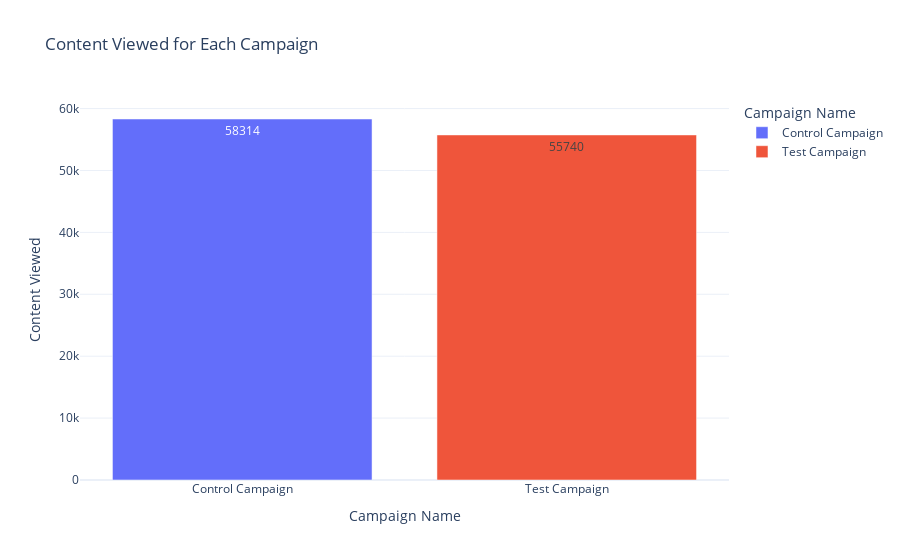

Notebook cell for this chart:
### Markdown cell above
Although control campaign has higher number of impressions and reach, the website clicks and searches are higher for test campaign.

#### Test Campaign Win 2

Now let’s have a look at the amount of content viewed after reaching the website from both campaigns:

### Code cell
total = round(data.groupby('Campaign Name')['Content Viewed'].sum().reset_index())
print(total)

figure = px.bar(total, x='Campaign Name', y='Content Viewed',
               title='Content Viewed for Each Campaign',
               text='Content Viewed',
               color='Campaign Name')

figure.show()

### Figure 1 — Plotly figure (JSON) as saved in the notebook; plotly's stock layout.template omitted (floating-point values rounded to 4 significant figures)
{"data": [{"alignmentgroup": "True", "hovertemplate": "Campaign Name=%{x}<br>Content Viewed=%{text}<extra></extra>", "legendgroup": "Control Campaign", "marker": {"color": "#636efa", "pattern": {"shape": ""}}, "name": "Control Campaign", "offsetgroup": "Control Campaign", "orientation": "v", "showlegend": true, "text": [58314], "textposition": "auto", "type": "bar", "x": ["Control Campaign"], "xaxis": "x", "y": [58314], "yaxis": "y"}, {"alignmentgroup": "True", "hovertemplate": "Campaign Name=%{x}<br>Content Viewed=%{text}<extra></extra>", "legendgroup": "Test Campaign", "marker": {"color": "#EF553B", "pattern": {"shape": ""}}, "name": "Test Campaign", "offsetgroup": "Test Campaign", "orientation": "v", "showlegend": true, "text": [55740], "textposition": "auto", "type": "bar", "x": ["Test Campaign"], "xaxis": "x", "y": [55740], "yaxis": "y"}], "layout": {"barmode": "relative", "legend": {"title": {"text": "Campaign Name"}, "tracegroupgap": 0}, "title": {"text": "Content Viewed for Each Campaign"}, "xaxis": {"anchor": "y", "categoryarray": ["Control Campaign", "Test Campaign"], "categoryorder": "array", "domain": [0, 1], "title": {"text": "Campaign Name"}}, "yaxis": {"anchor": "x", "domain": [0, 1], "title": {"text": "Content Viewed"}}}}
